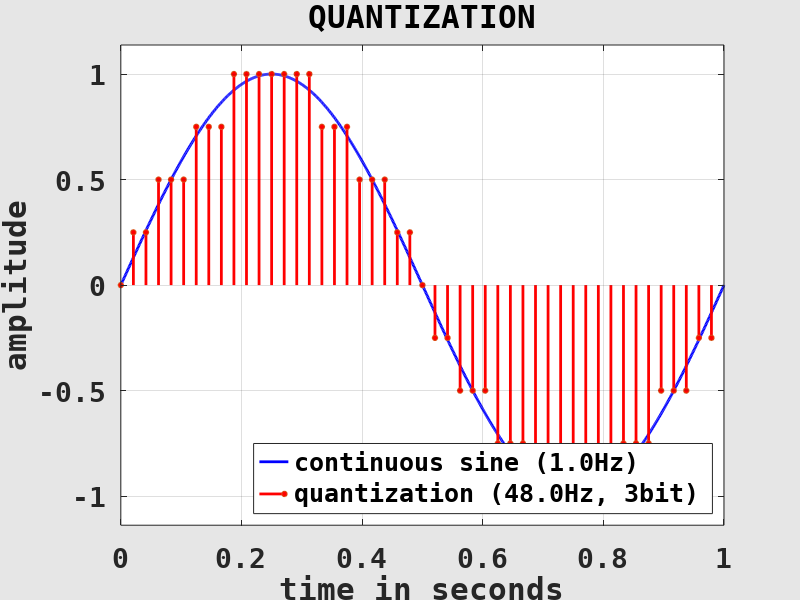
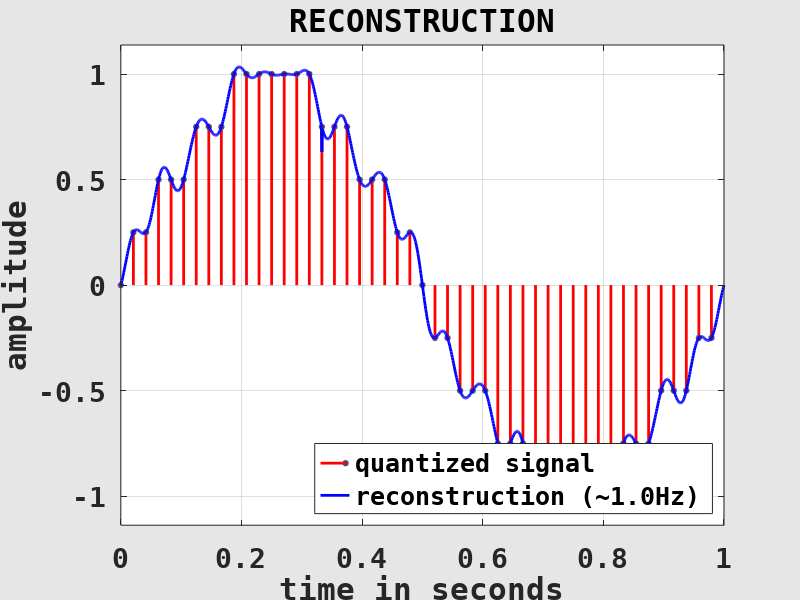

Write the MATLAB code that produced these figures, in order.
clearvars( '-except', 'fig_ad', 'fig_da' );

	% prepare continuous sine signal
L = 1; % length in seconds

f = 1; % sine frequency
dt = 1/1000; % temporal resolution

t = linspace( 0, L, L/dt ); % "continuous" signal, TEST!
xt = sin( 2*pi*f * t );

	% quantize continuous signal
fS = 48; % sampling rate, TEST!
nS = 3; % bits per sample, TEST!

N = floor( L*fS ); % number of samples
i = 1:N; % sample indices

ti = (i-1) / fS; % discrete signal
xi = round( 2^(nS-1) * sin( 2*pi*f * ti ) ) / 2^(nS-1);

	% -----------------------------------------------------------------------
	% the next lines are not important for following the lecture!
	% -----------------------------------------------------------------------
	
	% reconstruct signal (whittaker-shannon interpolation)
for j = 1:numel( t )
	sa = pi * (t(j) - (i-1) / fS) * fS; % sinc function
	sa(find( sa == 0)) = 1;
	h = sin( sa ) ./ sa;
	xr(j) = sum( xi .* h ); % reconstructed amplitude
end

fR = sum( abs( diff( xr >= 0 ) ) ) / L / 2; % estimate frequency using zero-crossings, TODO
	
	% plot quantization
if exist( 'fig_ad', 'var' ) ~= 1 || ~ishandle( fig_ad ) % prepare figure window
	fig_ad = figure( ...
		'Name', 'QUANTIZATION', ...
		'Color', [0.9, 0.9, 0.9], 'InvertHardcopy', 'off', ...
		'defaultAxesFontName', 'DejaVu Sans Mono', 'defaultAxesFontSize', 20, 'defaultAxesFontWeight', 'bold', ...
		'defaultAxesNextPlot', 'add', ...
		'defaultAxesBox', 'on', 'defaultAxesLayer', 'top', ...
		'defaultAxesXGrid', 'on', 'defaultAxesYGrid', 'on' );
end

figure( fig_ad ); % set and clear current figure
clf( fig_ad );

title( 'QUANTIZATION' );

xlabel( 'time in seconds' );
ylabel( 'amplitude' );

xlim( [0, L] ); % set axes
ylim( [-1, 1] * max( abs( cat( 2, xt, xi, xr ) ) ) * 1.1 );

plot( t, xt, ... % plot continuous signal
	'Color', 'blue', 'LineWidth', 2 );

stem( ti, xi, ... % plot discrete signal
	'Color', 'red', 'LineWidth', 2, 'MarkerSize', 4, 'MarkerFaceColor', 'red', ...
	'ShowBaseLine', 'off' );

legend( ... % show legend
	{sprintf( 'continuous sine (%.1fHz)', f ), sprintf( 'quantization (%.1fHz, %dbit)', fS, nS )}, ...
	'Location', 'southeast' );

	% plot reconstruction
if exist( 'fig_da', 'var' ) ~= 1 || ~ishandle( fig_da ) % prepare figure window
	fig_da = figure( ...
		'Name', 'RECONSTRUCTION', ...
		'Color', [0.9, 0.9, 0.9], 'InvertHardcopy', 'off', ...
		'defaultAxesFontName', 'DejaVu Sans Mono', 'defaultAxesFontSize', 20, 'defaultAxesFontWeight', 'bold', ...
		'defaultAxesNextPlot', 'add', ...
		'defaultAxesBox', 'on', 'defaultAxesLayer', 'top', ...
		'defaultAxesXGrid', 'on', 'defaultAxesYGrid', 'on' );
end

figure( fig_da ); % set and clear current figure
clf( fig_da );

title( 'RECONSTRUCTION' );

xlabel( 'time in seconds' );
ylabel( 'amplitude' );

xlim( [0, L] ); % set axes
ylim( [-1, 1] * max( abs( cat( 2, xt, xi, xr ) ) ) * 1.1 );

stem( ti, xi, ... % plot discrete signal
	'Color', 'red', 'LineWidth', 2, 'MarkerSize', 4, 'MarkerFaceColor', 'red', ...
	'ShowBaseLine', 'off' );

plot( t, xr, ... % plot reconstructed signal
	'Color', 'blue', 'LineWidth', 2 );

legend( ... % show legend
	{'quantized signal', sprintf( 'reconstruction (~%.1fHz)', fR )}, ...
	'Location', 'southeast' );

	% write image
print( fig_ad, 'sampling_ad', '-depsc2' );
print( fig_da, 'sampling_da', '-depsc2' );
